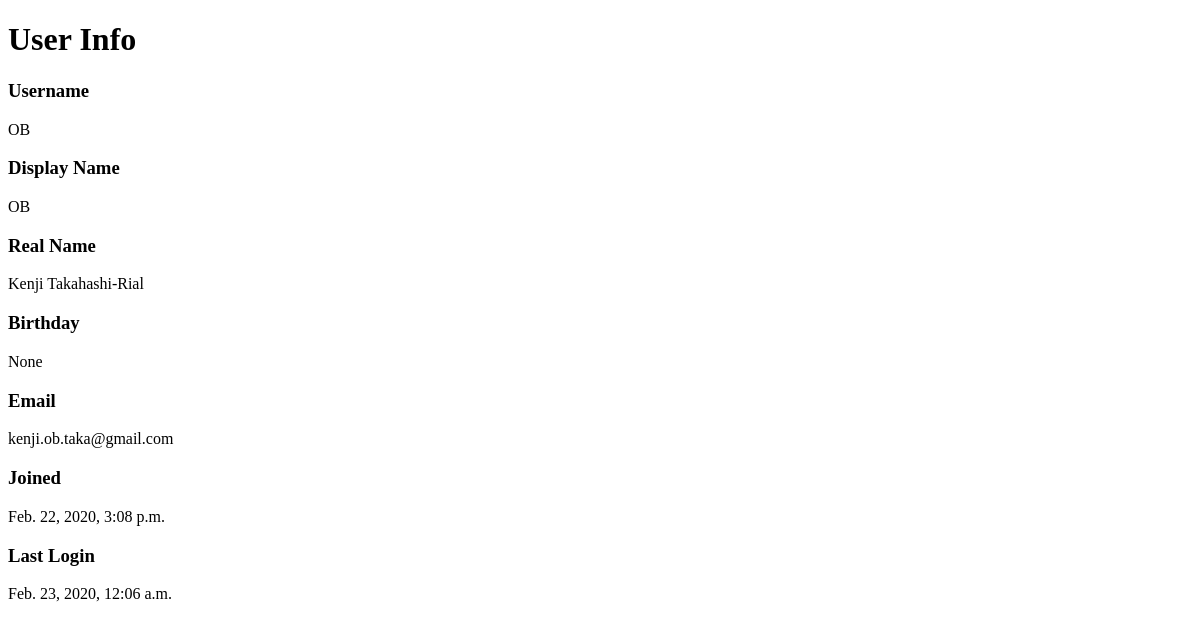
/OB/user/OB/, run on an earlier commit of the app's database.
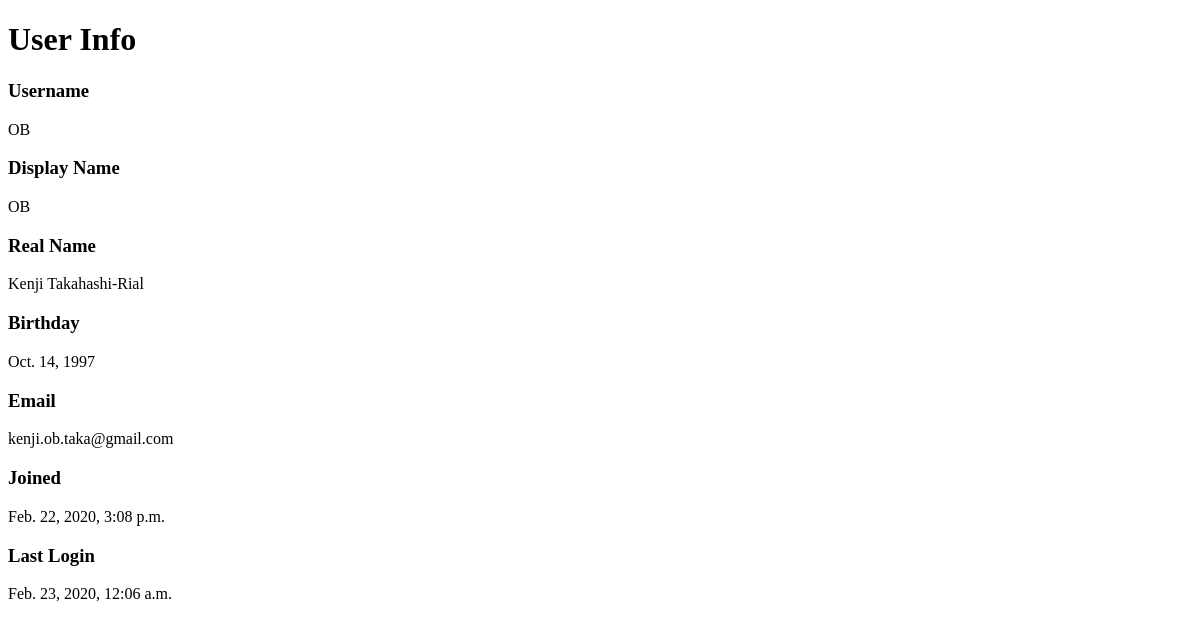
And on a later commit of the database.
### OB/models.py (models this page shows, shortened)
class OBUser(models.Model):
    user = models.OneToOneField(User, on_delete=models.CASCADE, default=0)
    display_name = models.CharField(max_length=DISPLAY_NAME_MAX_LENGTH, null=True)
    birthday = models.DateField(null=True)
    is_expelled = models.BooleanField(default=False)
    is_ob = models.BooleanField(default=False)

### OB/views.py (the view)
# urls.py: url(r"^user/(?P<username>[-\w]+)/$", views.user, name="OB-user")
def user(request, username):
    if request.method == "GET":
        user_entry = User.objects.filter(username=username)
        if user_entry.exists():
            ob_user_entry = OBUser.objects.get(user=user_entry.first())
            template = "OB/user.html"
            context = {"ob_user": ob_user_entry}
        else:
            template = "OB/not_user.html"
            context = {}
        return render(request, template, context)
    if request.method == "POST":
        return None
    return None

### OB/templates/OB/user.html (shortened to what this page needs)
<!DOCTYPE html>
<html>
  <head>
  </head>
  <body>
    <h1>User Info</h1>
    <div id="display-info">
      <h3>Username</h3>
      <p>{{ ob_user.user.username }}</p>
      <h3>Display Name</h3>
      <p>{% if ob_user.display_name is None %} {{ ob_user.user.username }} {% else %} {{ ob_user.display_name }} {% endif %}</p>
      <h3>Real Name</h3>
      <p>{{ ob_user.user.first_name }} {{ ob_user.user.last_name }}</p>
      <h3>Birthday</h3>
      <p>{{ ob_user.birthday }}</p>
      <h3>Email</h3>
      <p>{{ ob_user.user.email }}</p>
      <h3>Joined</h3>
      <p>{{ ob_user.user.date_joined }}</p>
      <h3>Last Login</h3>
      <p>{{ ob_user.user.last_login }}</p>
    </div>
  </body>
</html>

What changed in the data, as far as the page shows it:
changed OBUser "OB": birthday "None" → "Oct. 14, 1997"
